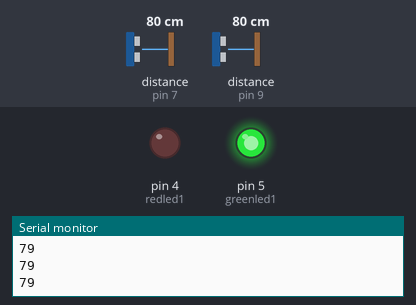
A sketch run on a simulated Arduino Uno, built with avr-gcc and run on an emulated ATmega328P. On the bench: output pins drawn as LEDs (lit = HIGH), the last lines printed to the serial monitor. Wiring (inferred from the names in the program): 2 × ultrasonic range finder: trigger pin 6, echo pin 7 / trigger pin 8, echo pin 9. The test bench sets the inputs (shaded band); at power-on: distance to the obstacle (sensors on pin 7, pin 9) 80 cm. The echo pulse lasts 58.3 µs per cm; pins used as bus, display or sensor lines are not drawn.

Above: at 1.2 s.
1.3 s: distance to the obstacle (sensor on pin 7) set to 55 cm
2.8 s: distance to the obstacle (sensor on pin 7) set to 48 cm
At 4.0 s:
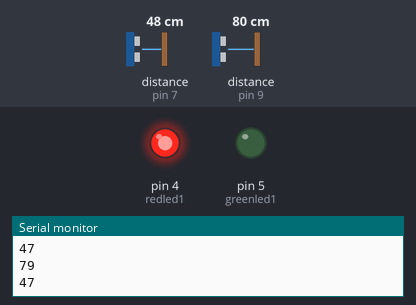
4.4 s: distance to the obstacle (sensor on pin 7) set to 60 cm
At 5.3 s:
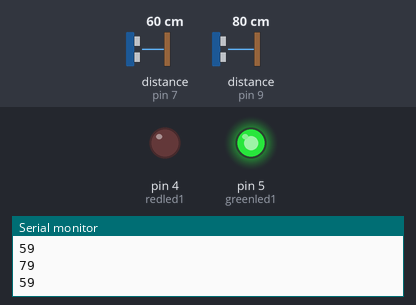
5.9 s: distance to the obstacle (sensor on pin 7) set to 2 cm
At 6.7 s:
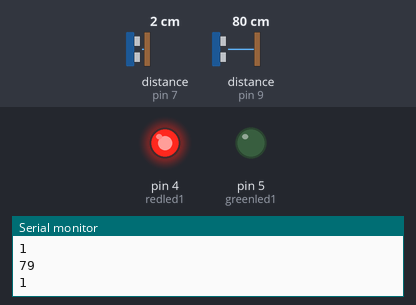
Timing chart, 0 to 8.4 s (numbered marks = the images above; inputs shaded):
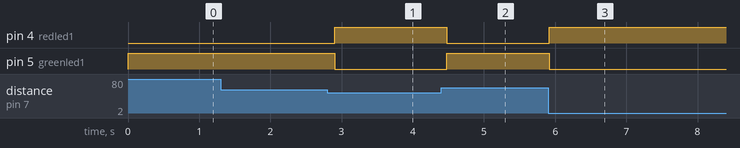

The sketch:

test.ino
```cpp
int const trigPin1 = 6;
int const echoPin1 = 7;
int const trigPin2 = 8;
int const echoPin2 = 9;
int const redled1 = 4;
int const greenled1 = 5;
int const redled2 = 12;
int const greenled2 = 11;
//int const buzzPin = 2;

void setup()
{
  Serial.begin(9600);
  pinMode(trigPin1, OUTPUT); // trig pin will have pulses output
  pinMode(echoPin1, INPUT); // echo pin should be input to get pulse width
  pinMode(trigPin2, OUTPUT); // trig pin will have pulses output
  pinMode(echoPin2, INPUT); // echo pin should be input to get pulse width
  pinMode(redled1,OUTPUT);
  pinMode(greenled1,OUTPUT);
 // pinMode(buzzPin, OUTPUT); // buzz pin is output to control buzzering
  //pinMode(LED_BUILTIN, OUTPUT);
}

void loop()
{
  // Duration will be the input pulse width and distance will be the distance to the obstacle in centimeters
  int duration1, distance1,duration2, distance2;
  // Output pulse with 1ms width on trigPin
  digitalWrite(trigPin1, HIGH);
  delay(1);
  digitalWrite(trigPin1, LOW);
  // Measure the pulse input in echo pin
  duration1 = pulseIn(echoPin1, HIGH);
  // Distance is half the duration devided by 29.1 (from datasheet)
  distance1 = (duration1/2) / 29.1;
  Serial.println(distance1);
  // if distance less than 0.5 meter and more than 0 (0 or less means over range)
    if (distance1 <= 50 && distance1 >= 0  ) {
      // Buzz
      digitalWrite(redled1, HIGH);
      digitalWrite(greenled1, LOW);
    } else {
      // Don't buzz
      digitalWrite(greenled1, HIGH);
      digitalWrite(redled1, LOW);

    }
    // Waiting 60 ms won't hurt any one
    delay(60);


  digitalWrite(trigPin2, HIGH);
  delay(1);
  digitalWrite(trigPin2, LOW);
  // Measure the pulse input in echo pin
  duration2 = pulseIn(echoPin2, HIGH);
  // Distance is half the duration devided by 29.1 (from datasheet)
  distance2 = (duration2/2) / 29.1;
  Serial.println(distance2);
  // if distance less than 0.5 meter and more than 0 (0 or less means over range)
    if (distance2 <= 50 && distance2 >= 0  ) {
      // Buzz
      digitalWrite(redled2, HIGH);
      digitalWrite(greenled2, LOW);
    } else {
      // Don't buzz
      digitalWrite(greenled2, HIGH);
      digitalWrite(redled2, LOW);

    }
    // Waiting 60 ms won't hurt any one
    delay(60);

}
```

Measured:
- the behaviour switches between 52 and 51 cm on distance to the obstacle (sensor on pin 7) (found by bisection; images 0 and 1)
- after the input at 2.8 s, pin 4 (redled1): LOW → HIGH after 0.10 s; pin 5 (greenled1): HIGH → LOW after 0.10 s
- after the input at 4.4 s, pin 4 (redled1): HIGH → LOW after 0.07 s; pin 5 (greenled1): LOW → HIGH after 0.07 s
- after the input at 5.9 s, pin 4 (redled1): LOW → HIGH at once; pin 5 (greenled1): HIGH → LOW at once
